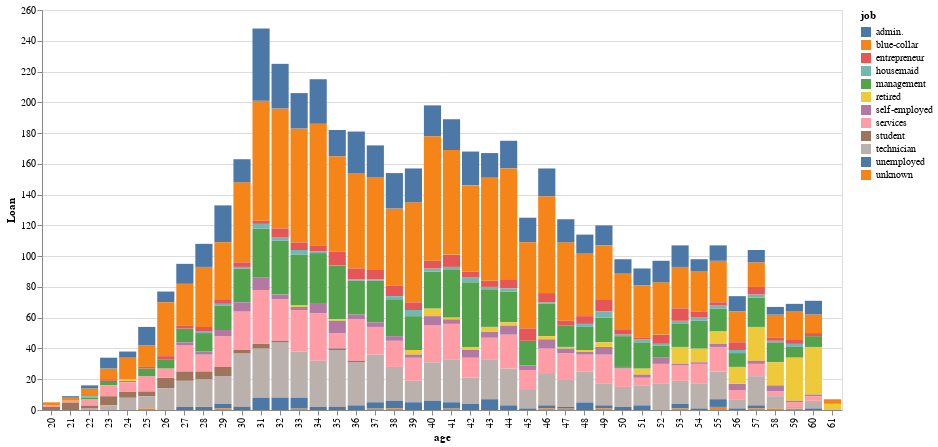

Notebook cell for this chart:
### Code cell
import altair as alt
data = data.head(5000)
chart = alt.Chart(data).mark_bar().encode(
    x='age:O',
    y=alt.Y('count()', title='Loan'),  # Set the y-axis title here
    color='job:N',
).properties(height=400, width=800)
chart

### Figure 1 — Vega-Lite specification as saved in the notebook (floating-point values rounded to 4 significant figures; data arrays with more than 128 entries replaced by an {"elided": "..."} marker saying what was removed)
{"config": {"view": {"continuousWidth": 300, "continuousHeight": 300}}, "data": {"name": "data-3876cc6771917a1713ea7792c5616ed4"}, "mark": {"type": "bar"}, "encoding": {"color": {"field": "job", "type": "nominal"}, "x": {"field": "age", "type": "ordinal"}, "y": {"aggregate": "count", "title": "Loan", "type": "quantitative"}}, "height": 400, "width": 800, "$schema": "https://vega.github.io/schema/vega-lite/v5.8.0.json", "datasets": {"data-3876cc6771917a1713ea7792c5616ed4": {"elided": "5000 records"}}}
